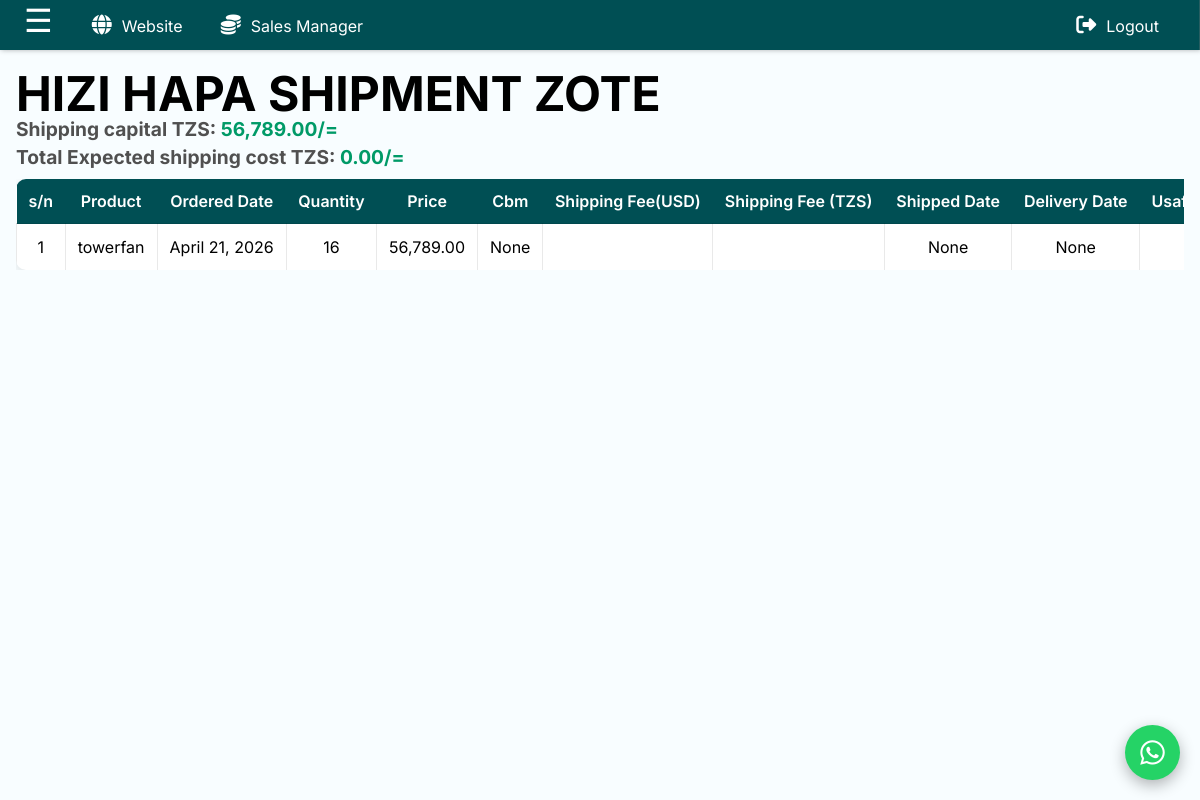
/shipping/shipping/ (signed in), run on the app's committed database.
### shipping/models.py (models this page shows, shortened)
class Shipment(models.Model):
    product=models.ForeignKey(Product,on_delete=models.DO_NOTHING)
    quantity=models.IntegerField(validators=[MinValueValidator(1)])
    price=models.DecimalField(max_digits=10, decimal_places=2,validators=[MinValueValidator(0)])
    payment_date=models.DateField()
    cbm=models.DecimalField(max_digits=5,decimal_places=4, null=True, blank= True)
    shipped_date=models.DateField(null=True, blank=True)
    delivery_date=models.DateField(null=True, blank=True)
    shipping_fee_per_Cbm=models.DecimalField(max_digits=10, decimal_places=2,default=450,validators=[MinValueValidator(0)])
    exchange_rate=models.DecimalField(max_digits=10, decimal_places=2,null=True, blank=True, validators=[MinValueValidator(0)])
    usafiri_ndani=models.DecimalField(max_digits=10, decimal_places=2,null=True, blank=True, validators=[MinValueValidator(0)])
    @property
    def shipping_price_usd(self):
        if self.cbm is not None:
            return self.shipping_fee_per_Cbm*self.cbm
        return None
    @property
    def shipping_price_tzs(self):
        if self.shipping_price_usd is not None:
            return (self.exchange_rate or 0) * self.shipping_price_usd
        return None
    @property
    def total_cogs(self):
        if self.shipping_price_tzs is not None:
            return self.price + self.shipping_price_tzs + (self.usafiri_ndani or 0)
        return None
    @property
    def unit_cogs(self):
        if self.total_cogs is not None:
            return self.total_cogs/self.quantity
        return None
    @property
    def time_used(self):
        if self.delivery_date and self.shipped_date:
            return (self.delivery_date-self.shipped_date).days
        return None
    @property
    def status(self):
        if self.payment_date and not self.shipped_date:
            return 'Ordered'
        elif self.shipped_date and not self.delivery_date:
            return 'Shipped'
        elif self.delivery_date:
            return 'Delivered'
        return 'Unknown'

class Product(models.Model):
    name=models.CharField(max_length=200)

### shipping/views.py (the view)
# urls.py: path('shipping/',views.shipment,name='shipping_home'),
@login_required
def shipment(request):
    shipments = list(Shipment.objects.all())
    status_order = {
        'Ordered': 0,
        'Shipped': 1,
        'Delivered': 2,
    }
    shipments.sort(key=lambda s: status_order.get(s.status, 99))
    shipment= Shipment.objects.filter(payment_date__isnull=False,delivery_date__isnull=True)
    total_capital=sum(ship.price or 0 for ship in shipment)
    total_shipping_cost=sum(ship.shipping_price_tzs or 0 for ship in shipment)
    context={
        'shipment':shipments,
        'total_capital':total_capital,
        'total_shipping_cost':total_shipping_cost,
        }
    return render(request, 'shipping/shipment.html',context)

### shipping/templates/shipping/shipment.html (shortened to what this page needs)
{% extends 'website/base.html' %}
{% block content %}
{% load humanize %}
{% include 'shipping/toolbar.html' %}
<div class="content-container">
    <div class="sales-container">
        {% if shipment %}
            <h1>HIZI HAPA SHIPMENT ZOTE</h1>
            <div class="dashboard">
                <p><strong>Shipping capital TZS: <span style="color: #009a67;">{{ total_capital | floatformat:2 | intcomma }}/=</span></strong></p>
                <p><strong>Total Expected shipping cost TZS: <span style="color: #009a67;">{{ total_shipping_cost | floatformat:2 | intcomma }}/=</strong></span></p>
            </div>
            {% load humanize %}
            <div class="table-container">
                <table>
                <thead>
                <tr>
                    <th>s/n</th>
                    <th>Product</th>
                    <th>Ordered Date</th>
                    <th>Quantity</th>
                    <th>Price</th>
                    <th>Cbm</th>
                    <th>Shipping Fee(USD)</th>
                    <th>Shipping Fee (TZS)</th>
                    <th>Shipped Date</th>
                    <th>Delivery Date</th>
                    <th>Usafiri Ndani</th>
                </tr>
                </thead>
                <tbody>
                {% for ship in shipment %}
                    <tr style="text-align: center; vertical-align: middle;">
                        <td>{{ forloop.counter }}</td>
                        <td>{{ ship.product.name }}</td>
                        <td>{{ ship.payment_date }}</td>
                        <td>{{ ship.quantity | intcomma }}</td>
                        <td>{{ ship.price |floatformat:2| intcomma }}</td>
                        <td>{{ ship.cbm }}</td>
                        <td>{{ ship.shipping_price_usd |floatformat:2| intcomma }}</td>
                        <td>{{ ship.shipping_price_tzs |floatformat:2| intcomma }}</td>
                        <td>{{ ship.shipped_date }}</td>
                        <td>{{ ship.delivery_date }}</td>
                        <td>{{ ship.usafiri_ndani |floatformat:2| intcomma }}</td>
                    </tr>
                {% endfor %}
                </tbody>
                </table>
            {% else %}
                <h2 style="color: red; padding: 70px;">Hakuna Shipment Kwa sasa</h2>
            {% endif %}
    </div>
</div>
{% endblock %}

### website/static/website/css/main.css (style rules this page uses)
html,body { height: 100%; width: 100%; }
body { font-family: 'Inter', 'Segoe UI', sans-serif; background-color: rgb(248, 253, 255); padding: 1rem; }
* { box-sizing: border-box; margin: 0; padding: 0; }
.content-container { margin-left: 0; padding: 3rem 0; transition: 0.3s; width: 100% !important; }
h1 { font-size: clamp(1.4rem, 5vw, 3rem) !important; }
p { font-size: clamp(1rem, 2vw, 1.2rem) !important; }
p { color: #505050; }
.table-container { width: 100%; overflow-x: auto; margin:1rem auto ; }
table { width: 100%; border-collapse: collapse; background: white; border-radius: 10px; overflow: hidden; box-shadow: 0 4px 12px rgba(0,0,0,0.1); }
thead { background: rgb(0, 79, 84); color: white; }
thead th { padding: 12px; text-align: center; font-weight: 600; }
tbody td { padding: 12px; border: solid 1px rgba(0, 0, 0, 0.086); border-bottom: 1px solid #eee; }
tbody tr:last-child td { border-bottom: none; }
td, th { white-space: nowrap; }
.dashboard p { line-height: 12px; text-align: justify; margin-bottom: 1rem; }

### data on the page
Shipment: product.name "towerfan", payment_date "April 21, 2026", quantity "16", price "56,789.00", cbm "None", shipped_date "None", delivery_date "None"

### other printed values
{{ total_capital | floatformat:2 | intcomma }} "56,789.00"
{{ total_shipping_cost | floatformat:2 | intcomma }} "0.00"
